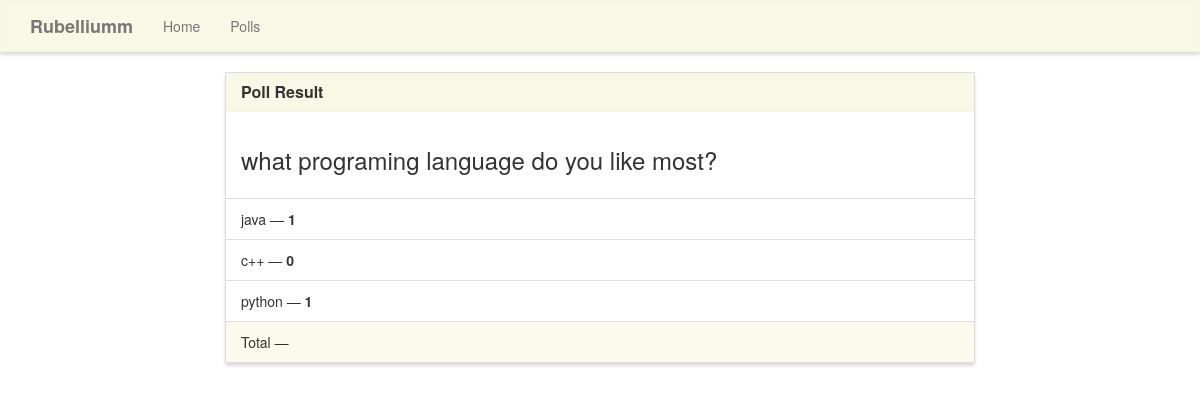
Page /polls/results/3 on the committed database.
### polls/models.py (models this page shows, shortened)
class Poll(models.Model):
    question = models.TextField()
    option_one = models.CharField(max_length=30)
    option_two = models.CharField(max_length=30)
    option_three = models.CharField(max_length=30)
    option_one_count =models.IntegerField(default=0)
    option_two_count =models.IntegerField(default=0)
    option_three_count =models.IntegerField(default=0)

### polls/views.py (the view)
# urls.py: path('results/<pk>',views.results,name='polls_results'),
def results(request,pk):
    poll = Poll.objects.get(pk = pk )
    return render(request,'polls/results.html',{'poll': poll})

### templates/polls/results.html (shortened to what this page needs)
{% extends "polls/base.html" %}
{% block main %}
<div class="row">
    <div class="col-lg-8 col-lg-offset-2">
        <div class="panel panel-default">
            <div class="panel-heading">
                <h3 class="panel-title">Poll Result</h3>
            </div>
            <div class="panel-body">
                <h3>{{ poll.question }}</h3>
            </div>
            <ul class="list-group">
                <li class="list-group-item">{{ poll.option_one }} &mdash; <strong>{{ poll.option_one_count }}</strong></li>
                <li class="list-group-item">{{ poll.option_two }} &mdash; <strong>{{ poll.option_two_count }}</strong></li>
                <li class="list-group-item">{{ poll.option_three }} &mdash; <strong>{{ poll.option_three_count }}</strong></li>
            </ul>
            <div class="panel-footer">
                Total &mdash; <strong></strong>
            </div>
        </div>
    </div>
</div>
{% endblock %}

### static/css/style.css (style rules this page uses)
.navbar-default, .btn, .form-control, .panel { border-radius: 0; }
.panel-default > .panel-heading { color: #333; background-color: rgba(245, 245, 220, .7); border-color: rgba(245, 245, 220, .6); border-top-left-radius: 0; border-top-right-radius: 0; }
.panel-footer { background-color: rgba(245, 245, 220, .5); border-color: rgba(245, 245, 220, .4); }
.panel { box-shadow: 0px 3px 3px 0px #ddd; }
a.navbar-brand, .panel-title { font-weight: bolder; }

### rows in the picture
Poll: question "what programing language do you like most?", option_one "java", option_one_count "1", option_two "c++", option_two_count "0", option_three "python", option_three_count "1"
